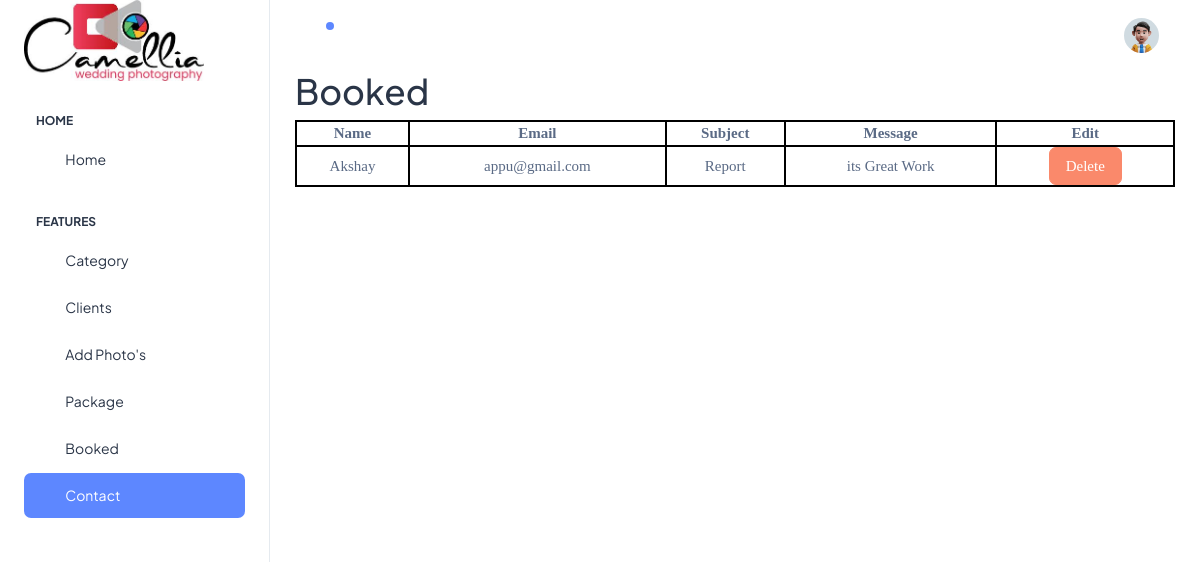
The page /adminapp/showcontactPage/ on the database its author committed.
### adminapp/models.py (models this page shows)
class ContactDB(models.Model):
    Name=models.CharField(max_length=100,null=True,blank=True)
    Email=models.EmailField(max_length=100,null=True,blank=True)
    Subject=models.CharField(max_length=100,null=True,blank=True)
    message=models.CharField(max_length=1000,null=True,blank=True)

### adminapp/views.py (the view)
# urls.py: path('showcontactPage/',views.showcontactPage,name="showcontactPage"),
def showcontactPage(req):
    data=ContactDB.objects.all()
    return render(req,"showcontact.html",{'data':data})

### adminapp/templates/showcontact.html (shortened to what this page needs)
<!DOCTYPE html>
{% extends 'index.html' %}
{% block content %}
<html lang="en">
<head>
</head>
<body>
    <div>
        <h1>Booked</h1>
        <table style="width: 100%;">
            <thead>
                <tr >
                  <th>Name</th>
                  <th>Email</th>
                  <th>Subject</th>
                  <th>Message</th>
                  <th>Edit</th>
                </tr>
                <tbody>
                    {% for i in data %}
                    <tr>
                        <td>{{i.Name}}</td>
                        <td>{{i.Email}}</td>
                        <td>{{i.Subject}}</td>
                        <td>{{i.message}}</td>
                        <td><a href="{% url 'deletecontactData' dataid=i.id %}" class="btn btn-danger mr-2">Delete</a></td>
                    </tr>
                    {% endfor %}
                </tbody>
              </thead>
        </table>
      </div>
</body>
</html>
{% endblock %}

### adminapp/templates/showcontact.html (style rules this page uses)
table, th, td { border: 2px solid black; text-align: center; font-family: 'Times New Roman'; font-size: 15px; table-layout: auto; height: 100%; }

### rows shown on the page
ContactDB: Name "Akshay", Email "appu@gmail.com", Subject "Report", message "its Great Work"
